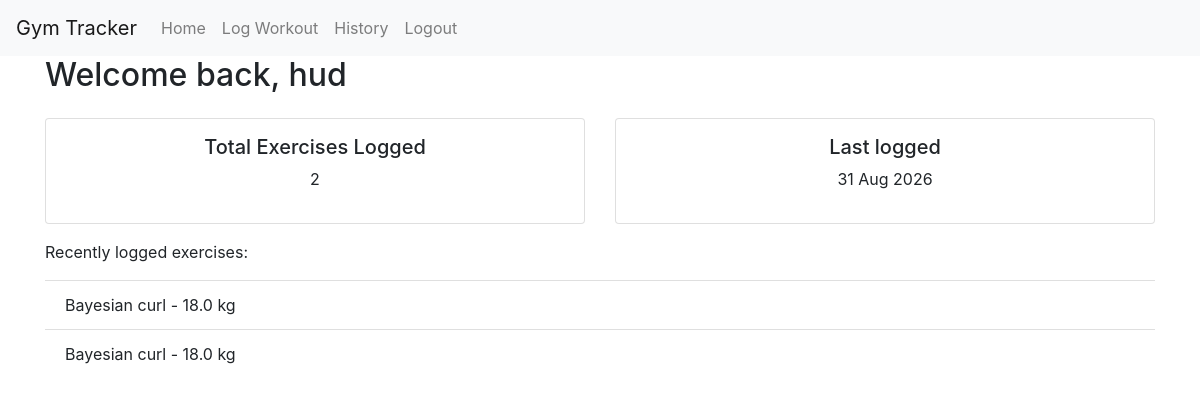
Before: / (signed in) with the older database file.
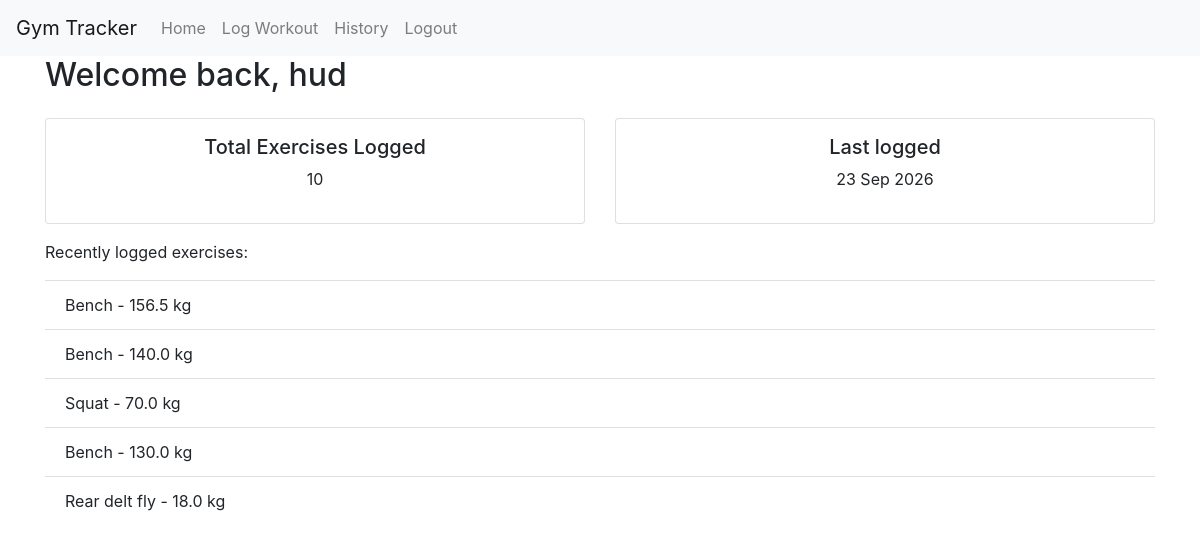
After: the same page with the newer database file.
### app/models.py (models this page shows, shortened)
class Workout(db.Model):
      id = db.Column(db.Integer, primary_key=True)
      user_id = db.Column(db.Integer, db.ForeignKey("users.id"))
      exercise_name = db.Column(db.String(100))
      weight = db.Column(db.Float)
      sets = db.Column(db.Integer)
      reps = db.Column(db.Integer)
      date = db.Column(db.Date)

### app/__init__.py (the view)
    @app.route("/")
    def homepage():
        if current_user.is_authenticated:
            recent_workouts = Workout.query.filter_by(user_id=current_user.id).order_by(Workout.date.desc()).limit(5).all()
            total_workouts = Workout.query.filter_by(user_id=current_user.id).count()
            if total_workouts > 0:
                last_logged_date = recent_workouts[0].date.strftime("%d %b %Y")
            else:
                last_logged_date = "No workouts logged"
            return render_template("home.html", workouts=recent_workouts, total = total_workouts, last_logged=last_logged_date)
        return render_template("home.html")

### app/templates/home.html (shortened to what this page needs)
{% extends "base.html" %}
{% block content %}
{% if current_user.is_authenticated %}
<h2>Welcome back, {{current_user.username}} </h2>
<div class="row">
    <div class="col-md-6 mt-3">
        <div class="card text-center p-3">
            <h5>Total Exercises Logged</h5>
            <p class="fs-3">{{ total }} </p>
        </div>
    </div>
    <div class="col-md-6 mt-3">
        <div class="card text-center p-3">
            <h5>Last logged</h5>
            <p class="fs-3">{{ last_logged }}</p>
        </div>
    </div>
</div>
<div class="mt-3">
    <p>Recently logged exercises: </p>
    <ul class="list-group list-group-flush">
    {% for exercise in workouts %}
        <li class="list-group-item"> {{ exercise.exercise_name.capitalize() }} - {{ exercise.weight }} kg </li>
    {% else %}
        <li class="list-group-item text-muted">No workouts logged yet - head to Log Workout to get started.</li>
    {% endfor %}
    </ul>
</div>
{% endif %}
{% endblock %}

Changed rows visible on the page:
no longer on this page (row edited): Workout: date "31 Aug 2026", exercise_name "Bayesian curl", weight "18.0"
no longer on this page (row unchanged): Workout: exercise_name "Bayesian curl", weight "18.0"
added Workout: date "23 Sep 2026", exercise_name "Bench", weight "156.5"
added Workout: exercise_name "Bench", weight "140.0"
added Workout: exercise_name "Squat", weight "70.0"
added Workout: exercise_name "Bench", weight "130.0"
added Workout: exercise_name "Rear delt fly", weight "18.0"
Other visible differences:
{{ total }}: "2" → "10"
